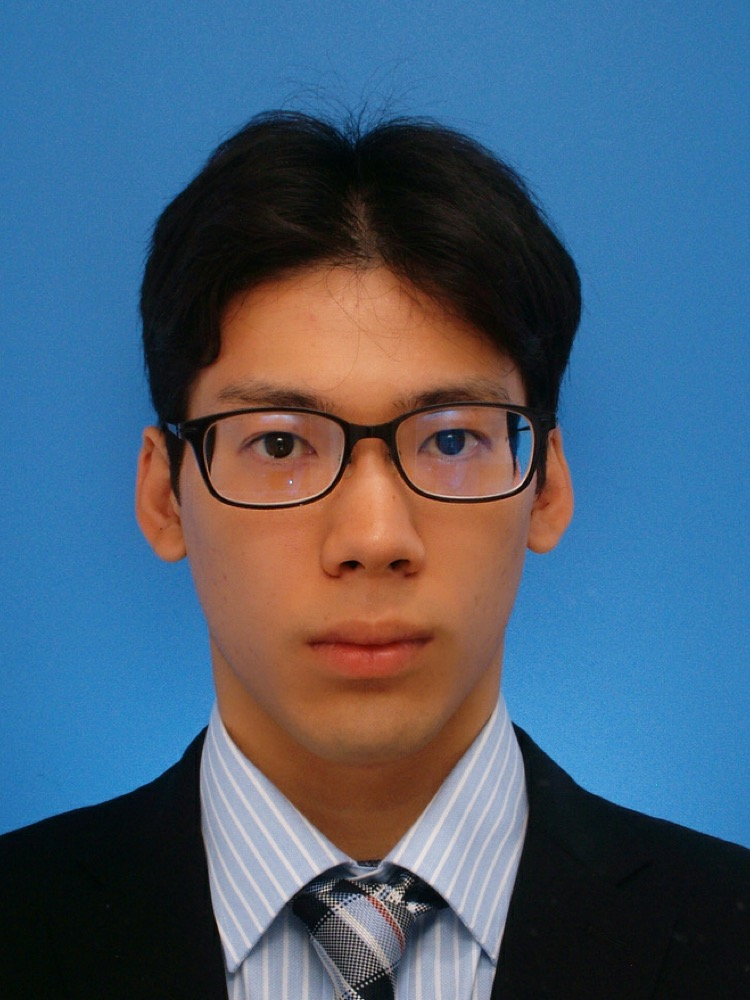
#> input picture chapter3/human.jpg, 750 x 1000 px, found by its file name
$ python sample4.py
#> lines starting #> are read from the running program, lines starting #| are printed output that depends on the picture
from matplotlib import pyplot as plt
import cv2
import numpy as np

filename = "chapter3\human.jpg"
orig = cv2.imread(filename)
#> orig is the input picture: shape (1000, 750, 3); mean B, G, R 116.6, 94.5, 73.3

src = cv2.cvtColor(orig, cv2.COLOR_BGR2RGB)

# 範囲(left, top, right, bottom) 数値は任意
roi = (60, 60, 200, 200)

pixel = np.array(src)

# 範囲内の画素値を反転
for y in range(roi[1], roi[3]):
    for x in range(roi[0], roi[2]):
        pixel[y][x] = 255 - pixel[y][x]
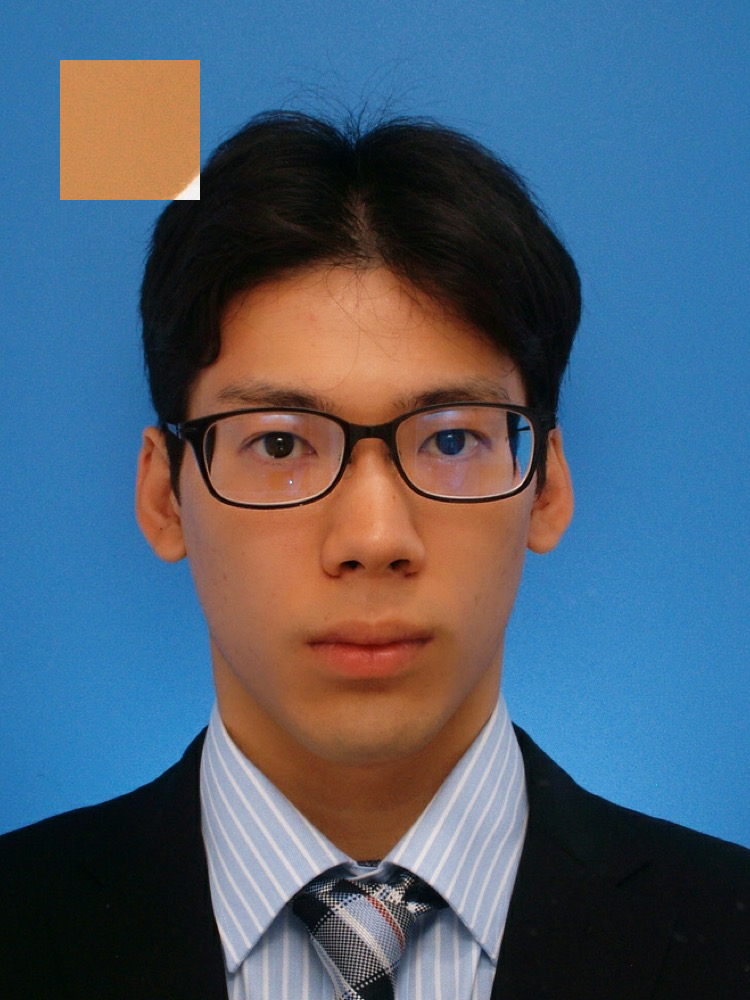
#> pixel: shape (1000, 750, 3); mean R, G, B 77.2, 95, 114.3

plt.imshow(pixel)
plt.show()
